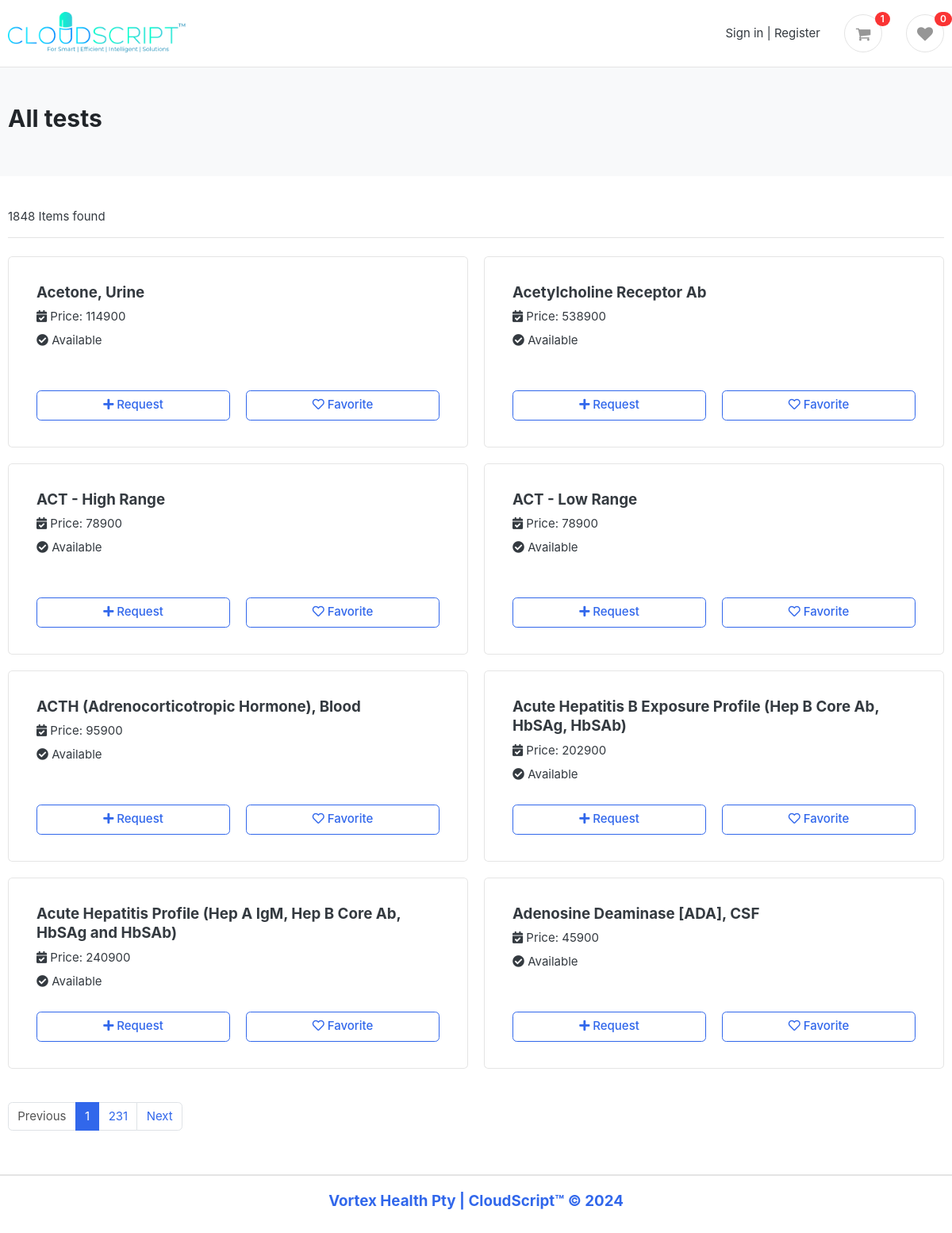
The app's page /all-tests/, older data.
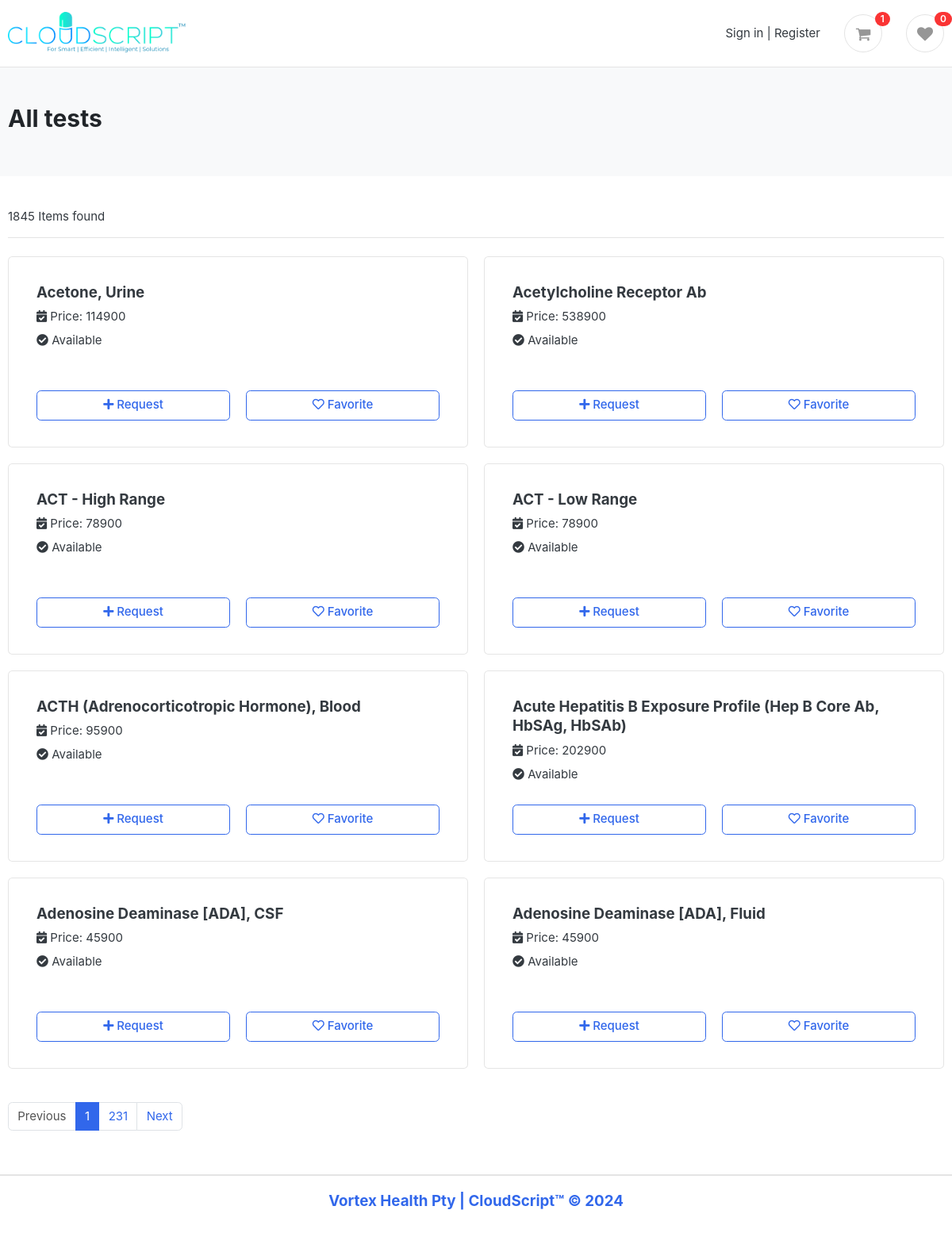
The same page, newer data.
### main/models.py (models this page shows, shortened)
class Test(models.Model):
    organization = models.ForeignKey(Organization, on_delete=models.CASCADE)
    name = models.CharField(max_length=100)
    billing_code = models.CharField(max_length=100)
    tz_std_tariff = models.IntegerField(default=0)
    sample_type = models.CharField(max_length=100)
    tat = models.CharField(max_length=100)
    tat_unit = models.CharField(max_length=100)
    available = models.BooleanField(default=True)
    created_at = models.DateTimeField(auto_now_add=True)
    updated_at = models.DateTimeField(auto_now=True)

### main/views.py (the view)
# urls.py: path("all-tests/", views.all_tests, name="all_tests"),
def all_tests(request):
    tests = Test.objects.all()
    paginator = Paginator(tests, 8)
    page_num = request.GET.get('page')
    page_obj = paginator.get_page(page_num)
    total_items = tests.count()
    context = {
        'tests': page_obj,
        'total_items': total_items
    }
    return render(request, "main/all_tests.html", context)

### main/context_processors.py (called while the page is built)
def orgs(request):
    orgs = Organization.objects.all()[:50]
    return {'orgs': orgs}

### templates/main/all_tests.html (shortened to what this page needs)
{% extends "include/base.html" %}
{% load static %}
{% block content %}
    <section class="section-pagetop bg">
        <div class="container">
            <h2 class="title-page">All tests</h2>
        </div>
    </section>
    <section class="section-content padding-y">
        <div class="container">
            <div class="row">
                <main class="col-md-12">
                    <header class="border-bottom mb-4 pb-3">
                        <div class="form-inline">
                        <span class="mr-md-auto">
                            {{ total_items }} Items found
                        </span>
                        </div>
                    </header>
                    <div class="row">
                        {% for test in tests %}
                            {% include "components/test.html" %}
                        {% endfor %}
                    </div>
                </main>
            </div>
            {% if tests %}
                <nav class="mt-4" aria-label="Page navigation sample">
                    <ul class="pagination">
                        <li class="page-item {% if not tests.has_previous %} disabled {% endif %}"><a class="page-link"
                                                                                                      >Previous</a>
                        </li>
                        <li class="page-item active"><a class="page-link" href="#">{{ tests.number }}</a></li>
                        {% if not tests.number == tests.paginator.num_pages %}
                        <li class="page-item"><a class="page-link"
                                                 href="?page={{ tests.paginator.num_pages }}">{{ tests.paginator.num_pages }}</a>
                        </li>
                            {% endif %}
                        <li class="page-item {% if not tests.has_next %} disabled {% endif %}"><a class="page-link"
                                {% if tests.has_next %}
                                                                                                  href="?page={{ tests.next_page_number }}" {% endif %}>Next</a>
                        </li>
                    </ul>
                </nav>
                </div>
            {% endif %}
    </section>
{% endblock %}

### templates/components/test.html (shortened to what this page needs)
<div class="col-md-6">
        <div class="card p-3 card-product-grid">
            <figcaption class="info-wrap h-100">
                <div style="min-height: 120px">
                    <h5 class="title"> {{ test.name }} </h5>
                    <div class=" mt-2">
                        <i class="fas fa-calendar-check"></i>
                        Price: {{ test.tz_std_tariff }}
                    </div>
                    <div class=" mt-2">
                        {% if test.available %}
                            <i class="fas fa-check-circle"></i>
                            Available
                        {% else %}
                            <i class="fas fa-times-circle"></i>
                            Not available
                        {% endif %}
                    </div>
                </div>
                <div class="row align-items-center mt-3">
                    <a class="col-md-6" href="{% url "add_request" test.id %}">
                        <button class="btn btn-outline-primary w-100">
                            <i class="fas fa-plus"></i>
                            Request</button>
                    </a>
                    <a class="col-md-6" href="{% url "favorite_add" test.id %}">
                        <button class="btn btn-outline-primary w-100">
                            <i class="far fa-heart"></i>
                            Favorite</button>
                    </a>
                </div>
            </figcaption>
        </div>
</div>

Row changes from the older to the newer data that the page shows:
removed Test: name "Acute Hepatitis Profile (Hep A IgM, Hep B Core Ab, HbSAg and HbSAb)", tz_std_tariff "240900", available True (drawn)
now on this page (row edited): Test: name "Adenosine Deaminase [ADA], Fluid", tz_std_tariff "45900", available True (drawn)
Text that changed along with them:
{{ total_items }}: "1848" → "1845"
